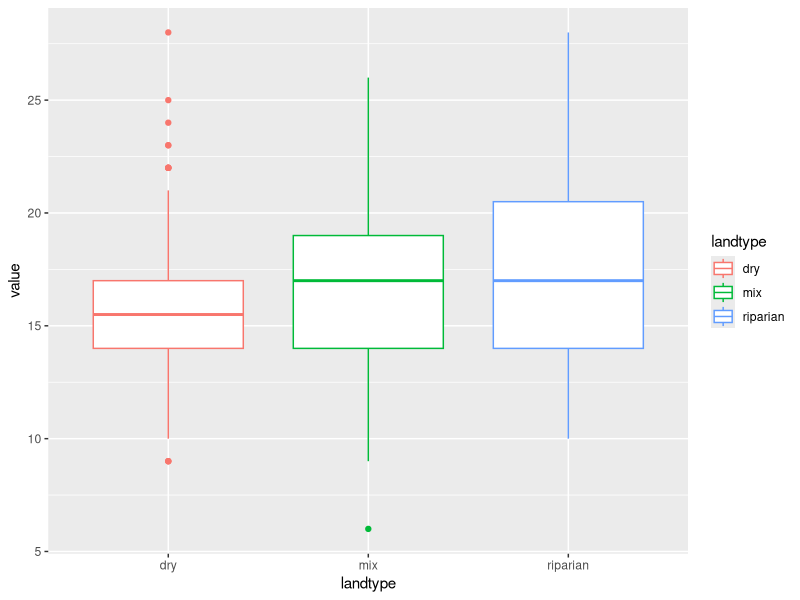
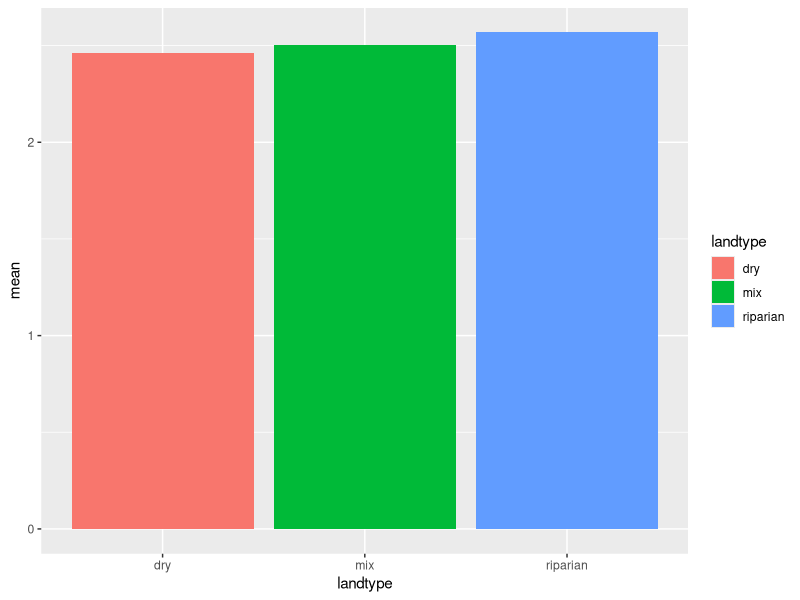
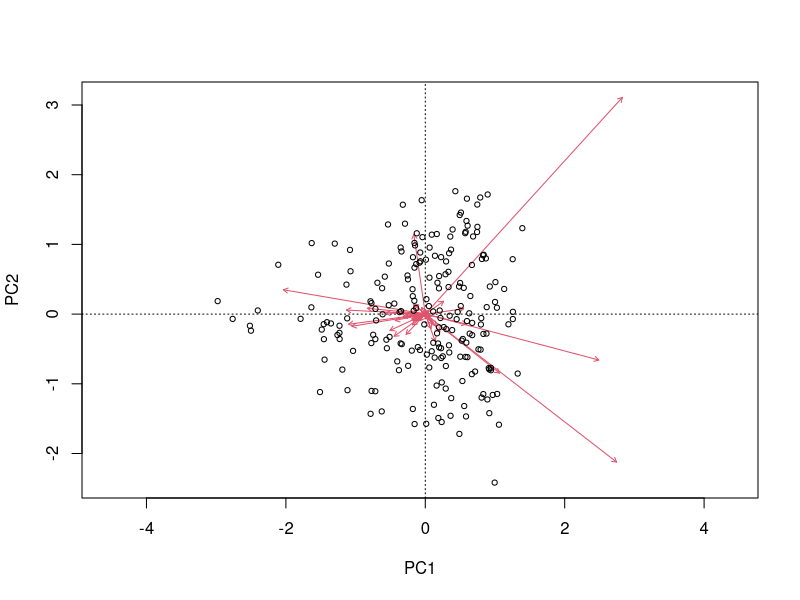
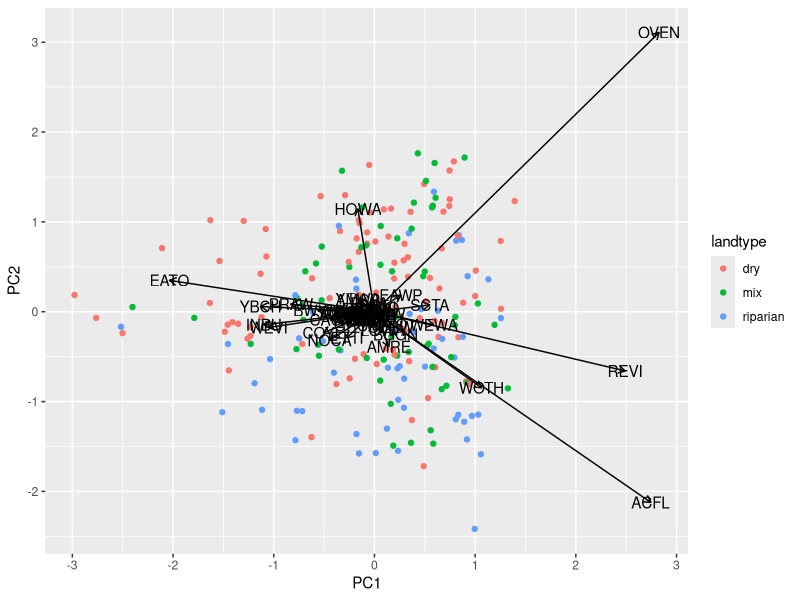
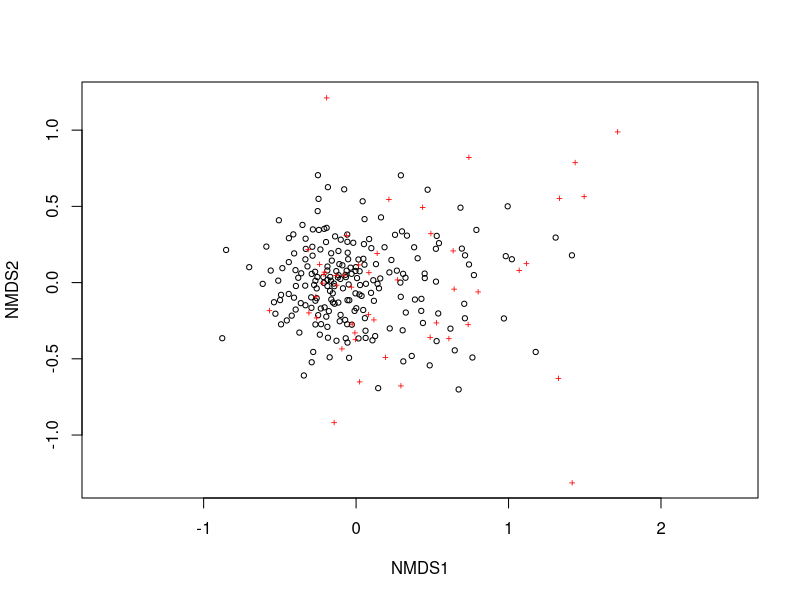
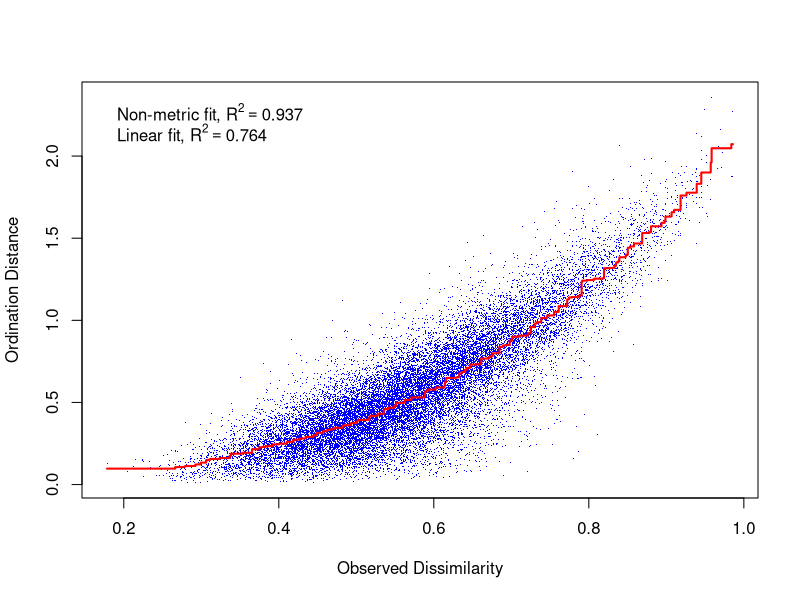
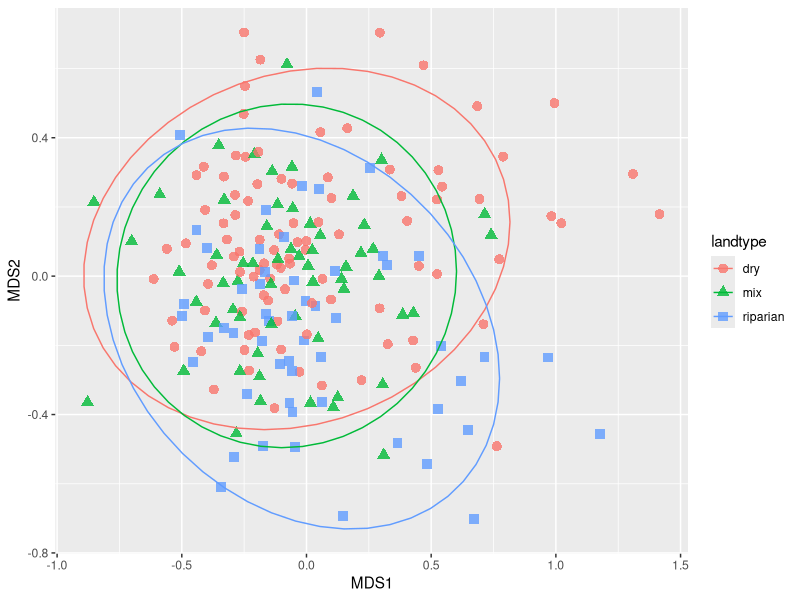
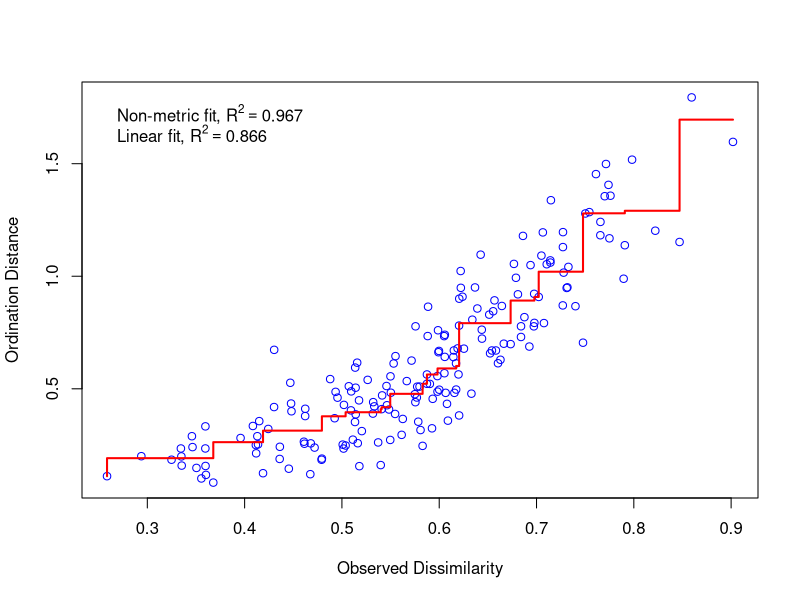

Source code (R) for these figures, in order:
## ---- chunk 1
knitr::opts_chunk$set(echo = TRUE)
## ---- chunk 2
# libraries
library(tidyverse)
library(vegan)

# data
# bird communities
birds <- read_csv("bird-comm.csv") %>% 
  column_to_rownames("site") #this is important for separating site names from count data

# environmental variables
env <- read_csv("env-var.csv")

# set up a "metadata" frame - will be useful for plotting later!
site_type <- env %>% 
  # selects the named columns
  select(site, landtype)
## ---- chunk 3
#vegan::specnumber counts the number of species in each site
#output is a named vector (rows in your dataframe should be named by site)
sppr <- specnumber(birds)

#simple analysis of variance to see if mean # spp is different by habitat
#stats::aov(response ~ independent variable, data = group_df)
# here, how is species richness a function of landtype 
sppr_aov <- aov(sppr ~ landtype, data = site_type)
summary(sppr_aov) #no sig diff among landtypes
## ---- chunk 4
# create dataframe for plotting
sppr_df <- sppr %>% 
  # take spp richness and convert the named vector into a dataframe
  enframe() %>% 
  # and link it with the metadata frame site_type
  full_join(site_type, by = c("name" = "site"))
#your output is a df of sites, spp numbers, and land types 
sppr_plot <- ggplot(sppr_df, aes(x = landtype, y = value, color = landtype)) +
  geom_boxplot()
sppr_plot
## ---- chunk 5
# vegan::diversity() will calculate shannon (default), simpson, and fisher indices
shannondiv <- diversity(birds)
# again creates named vector 
# try simpson's diversity
simpsondiv <- diversity(birds, index = "simpson")
## ---- chunk 6
shandiv_df <- shannondiv %>% 
  # convert named vector to dataframe
  enframe() %>% 
  # join with metadata: this joins shandiv_df to site_type matching shandiv_df$name to site_type$site
  full_join(., site_type, by = c("name" = "site")) %>% 
  # then calculate mean diversity for each landtype
  group_by(landtype) %>% 
  summarize(mean = mean(value))

shandiv_plot <- ggplot(shandiv_df, aes(x = landtype, y = mean, fill = landtype)) +
  geom_col()
shandiv_plot
## ---- chunk 7
# vegan::adonis() takes the same input format as stats::aov() = response ~ IV, data = group_df
bird_perm <- adonis(birds ~ landtype, data = env)
bird_perm
## ---- chunk 8
# Principal components analysis = a rotation of axes
# redundancy analysis (rda) is an unconstrained ordination - the variation based ONLY on species data
# a constrained ordination would ask how env variables shape community composition
birdPCA <- rda(birds) #no env variables in here
birdPCA
# pay attention to the inertia term in output - inertia is all the variation in community composition that
# exists in your dataset

summary(birdPCA)
# this gives a big output of where species fall in the ordination (species scores and site scores) as well as
# importance of components - again components are made up just of spp abundances

pcabiplot <- biplot(birdPCA)
# this plot is not necessarily that informative
# str(pcabiplot) : you have coordinates for points and for ends of arrows

# can extract informative info from the biplot
PCAscores <- as.data.frame(pcabiplot$sites) %>% 
  bind_cols(site_type, .)

PCAvect <- as.data.frame(pcabiplot$species)


PCA_plot <- ggplot(PCAscores) +
  geom_point(aes(x = PC1, y = PC2, color = landtype)) +
  geom_segment(data = PCAvect, aes(x = 0, y = 0, xend = PC1, yend = PC2), #make segements coming out from origin
               arrow = arrow(length = unit(0.2, "cm"))) + #arrow length indicates contribution to component
              # sharp angle between arrows indicates correlation between species; 90 deg -> independence
  geom_text(data = PCAvect, aes(x = PC1, y = PC2, label = rownames(PCAvect)))

PCA_plot #expects linear response of species abundance to env variables - not always a valid assumption
## ---- chunk 9
#
bird_NMDS <- metaMDS(birds)

bird_NMDS

nmdsplot <- plot(bird_NMDS) #circles are sites (communities/rows), crosses are species
  #NMDS is a mapping not a rotation - axes don't matter wrt variation, etc - it's just a framework
  #for describing dissimilarity between communities

stressplot(bird_NMDS)
#stress = how far the community moves from its original state in dissimilarity
#this output is not ideal - too much stress

## ---- chunk 10
# exracting outputs
nmds_df <- as_tibble(bird_NMDS$points) %>% 
  # bind with metadata to plot
  bind_cols(site_type, .)

nmds_plot <- ggplot(nmds_df, aes(x = MDS1, y = MDS2, color = landtype, shape = landtype)) +
  geom_point(size = 3, alpha = 0.8) +
  stat_ellipse()
nmds_plot
#all 3 habitats have different habitat structures but lots of overlap...
## ---- chunk 11
sub <- birds[sample(nrow(birds), 20), ]
subNMDS <- metaMDS(sub)
stressplot(subNMDS) #this subsample brings the stress level down to something that would be acceptable for this ordination
## ---- chunk 12
# Canonical correspondence analysis
# only shows variation in communities based on environmental variables
# like a hypothesis test for what you think is most likely to contribute to variation - don't just throw all the variables in
# good place to try several models and do model selection?
birdCCA <- cca(birds ~ canopy_height + stems_ha + big_stem_bas, data = env)
birdCCA

#again, measure of inertia (amt of variation in community composition)
#compare constrained and unconstrained inertia

## ---- chunk 13
ccaplot <- plot(birdCCA)
#this plot reads similar to PCA - x, y axes are the two components that describe most variation and arrows describe how communities might separate along env variables

# scaling factor is taken from structure of plot str(ccaplot) $biplot
ccavectors <- as.data.frame(ccaplot$biplot * 7.69) #scaling factor will change based on the size of your R window / plot output

#coordinates from sites and species from biplot output
site_data <- as.data.frame(ccaplot$sites) %>% 
  bind_cols(site_type, .)

species_data <- as.data.frame(ccaplot$species)

cca_plot <- ggplot(site_data) +
  geom_point(aes(x = CCA1, y = CCA2, color = landtype), shape = 19) +
  geom_segment(data = ccavectors, aes(x = 0, y = 0, xend = CCA1, yend = CCA2), arrow = arrow(length = unit(0.2, "cm"))) +
 # scale_x_continuous(limits = c(-10, 16)) + #these cut off part of the plot - comment them out to fix error
 # scale_y_continuous(limits = c(-3, 12)) +
  geom_point(data = species_data, aes(x = CCA1, y = CCA2), shape = 17, size = 2, color = "blue") +
  geom_text(data = ccavectors, aes(x = CCA1, y = CCA2, label = rownames(ccavectors)))
cca_plot

#length of arrows indicates relative importance to the ordination - here stem basal area is more important than canopy height or stems per hectare
#direction of the arrows indicates correlation between variables
#location of sites/species related to arrows is more important now: more stems/ha in dry sites, taller canopies in riparian sites
